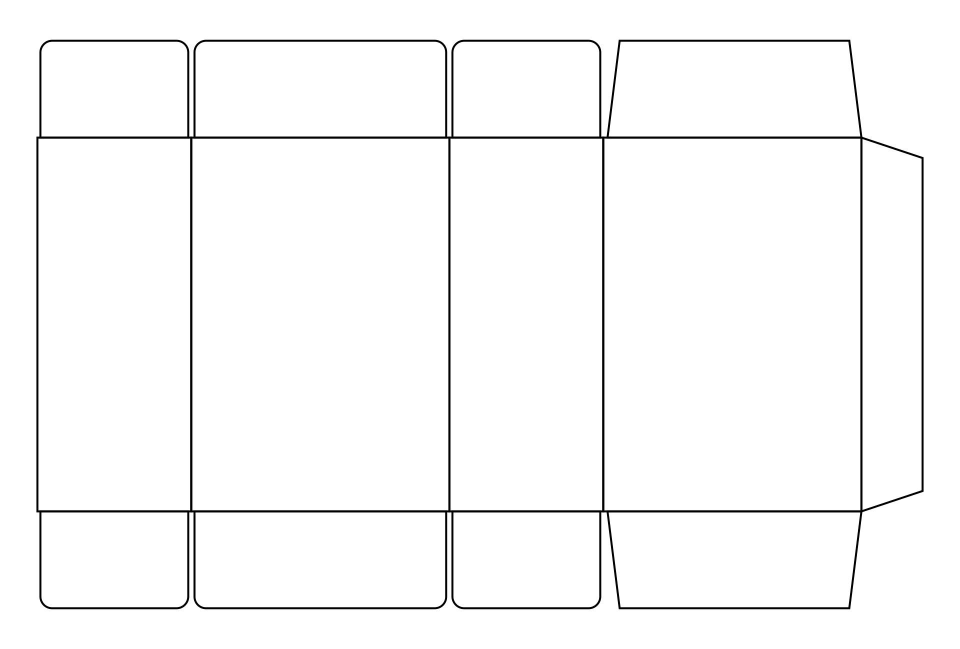
#> input picture dataset/img/img_1.jpg, 1920 x 1298 px (shown at 1/2 size)
$ jupyter execute --allow-errors demo_contours.ipynb
#> lines starting #> are read from the running program, lines starting #| are printed output that depends on the picture; after the words box and inside, x2 and y2 are one past the last pixel; in counts of white or black regions, pixels touching at a corner belong together
[cell 1]
import cv2
import numpy as np
import matplotlib.pyplot as plt

[cell 2]
# Reading image
font = cv2.FONT_HERSHEY_COMPLEX
img2 = cv2.imread('dataset/img/img_1.jpg', cv2.IMREAD_COLOR)
#> img2 is the input picture: shape (1298, 1920, 3); min 0, max 255, mean 249

# Reading same image in another
# variable and converting to gray scale.
img = cv2.imread('dataset/img/img_1.jpg', cv2.IMREAD_GRAYSCALE)
#> img: shape (1298, 1920); min 0, max 255, mean 249

# Converting image to a binary image
# ( black and white only image).
_, threshold = cv2.threshold(img, 110, 255, cv2.THRESH_BINARY)
#> threshold: shape (1298, 1920); 97.8% white; 1 black region

# Detecting contours in image.
contours, _= cv2.findContours(threshold, cv2.RETR_TREE,
                               cv2.CHAIN_APPROX_SIMPLE)
#> contours = 15 contours; largest, box (x1, y1, x2, y2) and area: (0, 0, 1920, 1298) 2488943, (72, 79, 1848, 1219) 1945823, (1209, 277, 1721, 1021) 379673, (385, 277, 897, 1021) 379673, (901, 277, 1204, 1021) 224386

# Going through every contours found in the image.
for cnt in contours :

    approx = cv2.approxPolyDP(cnt, 0.009 * cv2.arcLength(cnt, True), True)

    # draws boundary of contours.
    cv2.drawContours(img2, [approx], 0, (0, 0, 255), 5)

    # Used to flatted the array containing
    # the co-ordinates of the vertices.
    n = approx.ravel()
    i = 0

    for j in n :
        if(i % 2 == 0):
            x = n[i]
            y = n[i + 1]

            # String containing the co-ordinates.
            string = str(x) + " " + str(y)

            if(i == 0):
                # text on topmost co-ordinate.
                cv2.putText(img2, "Arrow tip", (x, y),
                                font, 0.5, (255, 0, 0))
            else:
                # text on remaining co-ordinates.
                cv2.putText(img2, string, (x, y),
                          font, 0.5, (0, 255, 0))
        i = i + 1
#> this loop made 15 passes
#> n on passes 1, 3, 5, 7, 8, 9, 10, 11, 12, 13, 14, 15: [0, 0, 0, 1297, 1919, 1297, 1919, 0], [1217, 1025, 1241, 1214, 1696, 1214, 1720, 1025], [391, 1025, 403, 1212, 870, 1214, 889, 1199, 889, 1025], [1725, 278, 1726, 1019, 1842, 980, 1842, 317], [1209, 277, 1209, 1020, 1720, 1020, 1720, 277], [901, 277, 901, 1020, 1203, 1020, 1203, 277], [385, 277, 385, 1020, 896, 1020, 896, 277], [77, 277, 77, 1020, 379, 1020, 379, 277], [1241, 83, 1217, 272, 1720, 272, 1695, 83], [910, 93, 907, 272, 1198, 272, 1189, 87, 927, 83], [393, 94, 391, 272, 889, 272, 889, 98, 875, 84], [86, 93, 83, 272, 374, 272, 365, 87, 103, 83]
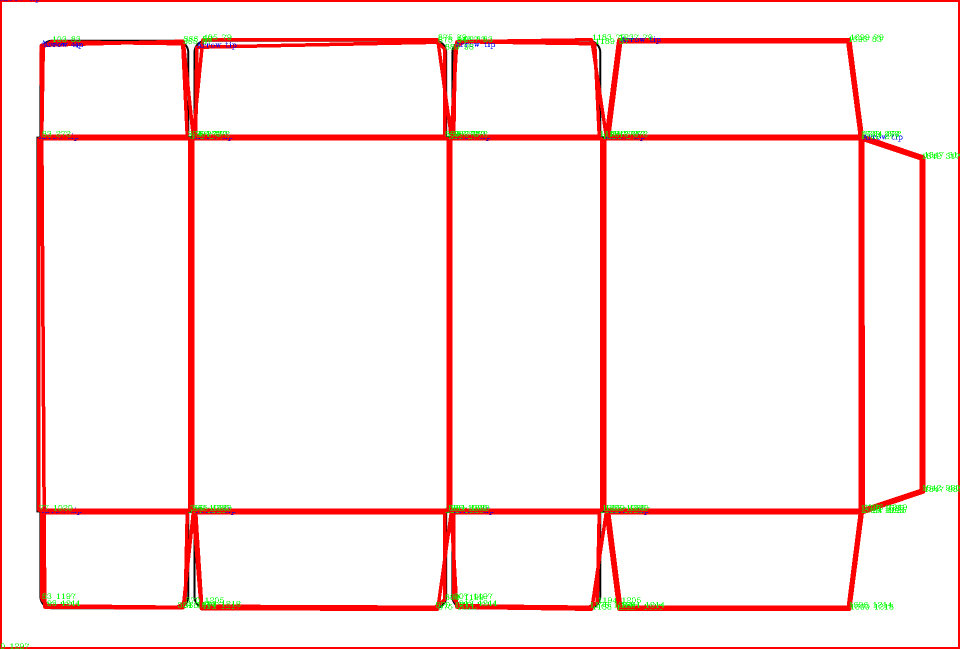
#> img2: shape (1298, 1920, 3) (shown at 1/2 size); 7.93% of pixels changed, all inside (x1, y1, x2, y2) = (0, 0, 1920, 1298)

[cell 3]
plt.imshow(img2, 'gray')

#> (a cell that did not finish here is left out)

[cell 5]
plt.imshow(img, 'gray')

[cell 6]
def normalize_filled(img):
    img = cv2.cvtColor(img, cv2.COLOR_BGR2GRAY)
    ret, thresh2 = cv.threshold(img, 127, 255,0)
    contours,hierarchy = cv.findContours(thresh,2,1)
    print(hierarchy)
    print(len(contours))
    # fill shape
    cv2.fillPoly(img, pts=contours, color=(255,255,255))
    bounding_rect = cv2.boundingRect(cnt[0])
    print(bounding_rect)
    # img_cropped_bounding_rect = img[bounding_rect[1]:bounding_rect[1] + bounding_rect[3], bounding_rect[0]:bounding_rect[0] + bounding_rect[2]]
    # resize all to same size
    img_resized = cv2.resize(img, (300, 300))
    return img_resized

#> (a cell that did not finish here is left out)

[cell 8]
plt.imshow(img, 'gray')

[cell 9]
filename = 'dataset/img/img_1.jpg'
#> (the rest of this cell did not finish here and is left out)

[cell 10]
plt.imshow(img, 'gray')

[cell 11]
import cv2 as cv
filename = 'dataset/img/img_1.jpg'
img = cv.imread(filename)
gray = cv.cvtColor(img,cv.COLOR_BGR2GRAY)
# find Harris corners
gray = np.float32(gray)
dst = cv.cornerHarris(gray,2,3,0.04)
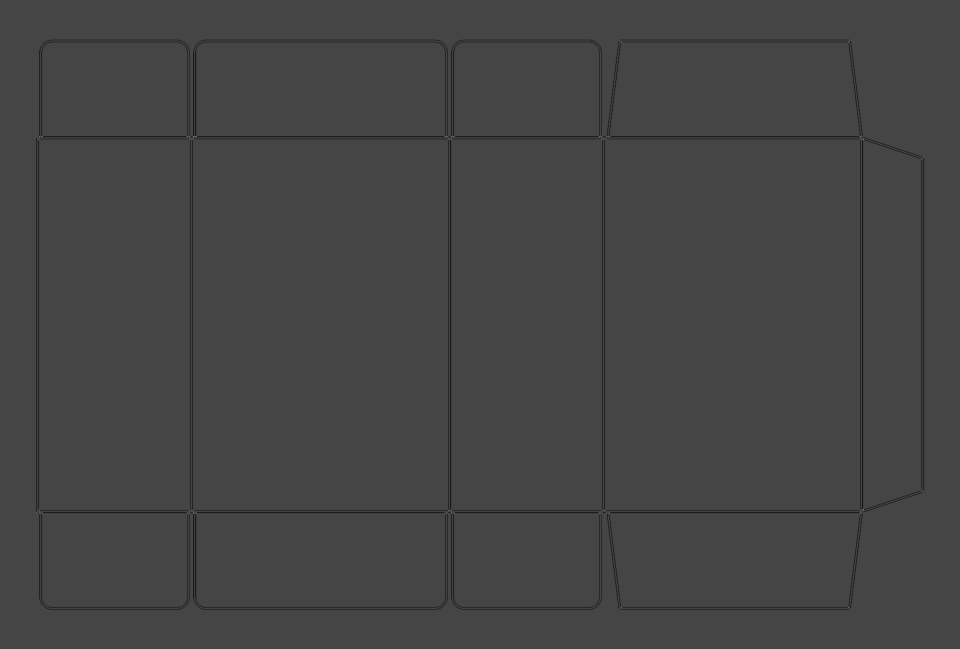
#> dst: shape (1298, 1920) float32 (shown at 1/2 size); min -162605856, max 437042624, mean -1834790.5; drawn with min black and max white
dst = cv.dilate(dst,None)
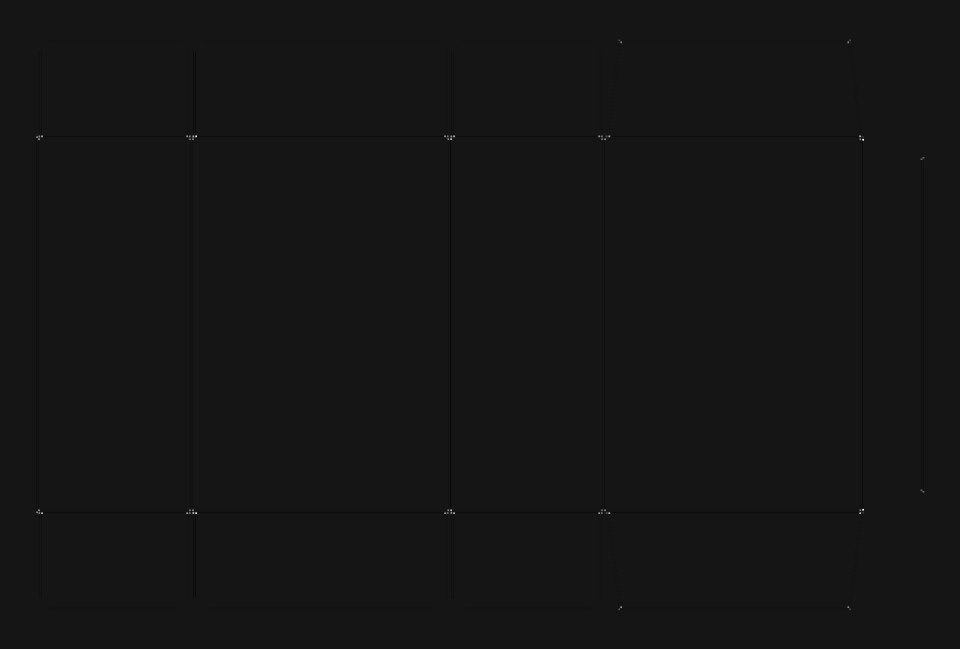
#> dst: shape (1298, 1920) float32 (shown at 1/2 size); min -39692520, max 437042624, mean -102545.8; drawn with min black and max white
ret, dst = cv.threshold(dst,0.01*dst.max(),255,0)
#> dst: shape (1298, 1920) float32; 0.05% white; 46 white regions (24 under 20 px), largest, box (x1, y1, x2, y2) and area: (1236, 1212, 1244, 1221) 39, (372, 271, 382, 275) 38, (384, 271, 389, 281) 38
#> ret = 4370426.2
dst = np.uint8(dst)
# find centroids
ret, labels, stats, centroids = cv.connectedComponentsWithStats(dst)
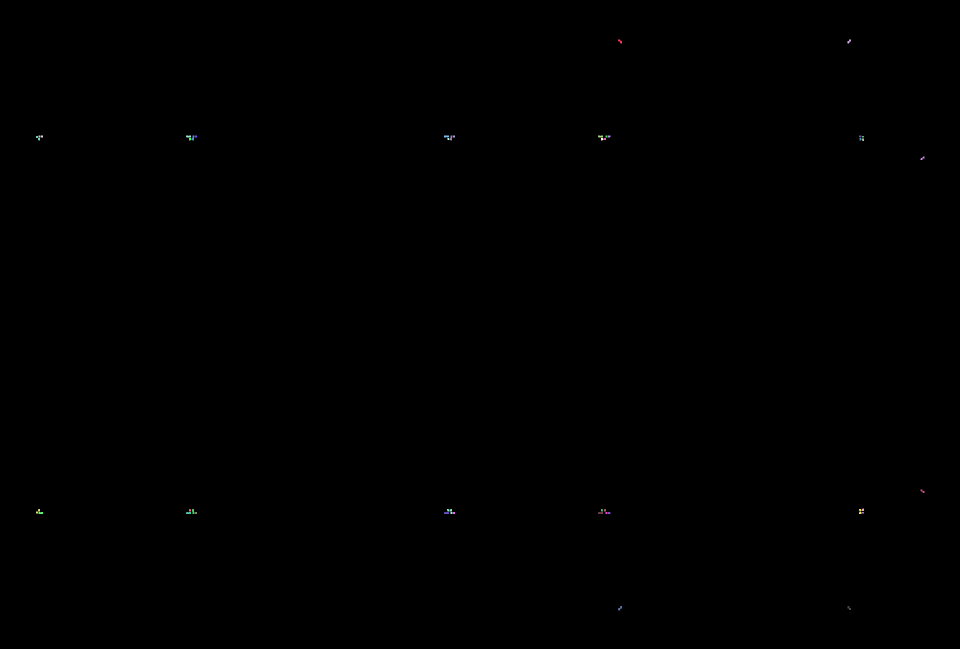
#> labels: shape (1298, 1920) int32 (shown at 1/2 size); 47 distinct labels, from 0 to 46; one colour per label, 0 black
#> ret = 47; stats = 47 rows, first 6: [0, 0, 1920, 1298, 2491018], [1236, 79, 8, 8, 36], [1695, 79, 7, 8, 34], [77, 271, 4, 4, 16], [82, 271, 4, 4, 16], [372, 271, 10, 4, 38]; centroids = 47 pairs, first value 75.71 to 1844.6, second value 82.25 to 1216.1
# define the criteria to stop and refine the corners
criteria = (cv.TERM_CRITERIA_EPS + cv.TERM_CRITERIA_MAX_ITER, 100, 0.001)
corners = cv.cornerSubPix(gray,np.float32(centroids),(5,5),(-1,-1),criteria)
#> corners = 47 pairs, first value 74.22 to 1845.6, second value 79.77 to 1217.2
# Now draw them
res = np.hstack((centroids,corners))
#> res = 47 rows, first 6: [959.5, 648.5, 959.5, 648.5], [1239.8, 82.25, 1237.7, 79.77], [1697.8, 82.35, 1699.3, 79.79], [78.5, 272.5, 74.33, 273.7], [83.5, 272.5, 83.5, 272.5], [376.6, 272.5, 377.5, 274.7]
res = np.int0(res)
#> res = 47 rows, first 6: [959, 648, 959, 648], [1239, 82, 1237, 79], [1697, 82, 1699, 79], [78, 272, 74, 273], [83, 272, 83, 272], [376, 272, 377, 274]
img[res[:,1],res[:,0]]=[0,0,255]
#> img: shape (1298, 1920, 3)
img[res[:,3],res[:,2]] = [0,255,0]
#> img: shape (1298, 1920, 3); mean B, G, R 249, 249, 249

$ run again, with dataset/img/img_2.jpg copied over dataset/img/img_1.jpg
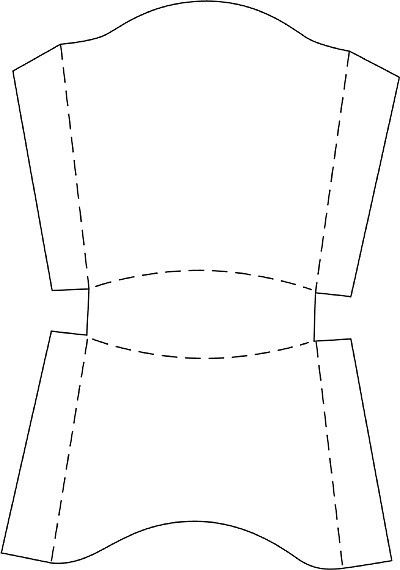
#> input picture dataset/img/img_2.jpg, 400 x 570 px
#> img2 is the input picture: shape (570, 400, 3); mean B, G, R 250.6, 250.6, 250.6
#> `_, threshold = cv2.threshold(img, 110, 255, cv2.THRESH_BINARY)`:
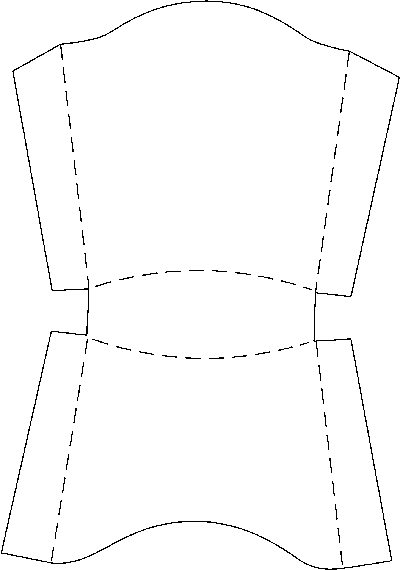
#> threshold: shape (570, 400); 98.5% white; black in thin lines or dots
#> contours = 155 contours, 49 with area under 20; largest, box (x1, y1, x2, y2) and area: (0, 0, 400, 570) 226676, (312, 264, 359, 358) 383, (46, 261, 90, 338) 358, (145, 520, 243, 530) 216, (11, 66, 26, 140) 168
#> the loop `for cnt in contours : ` made 155 passes
#> n on passes 1, 4, 5: [0, 0, 0, 569, 399, 569, 399, 0], [300, 561, 301, 560, 302, 560, 303, 561, 302, 562, 301, 562], [297, 559, 298, 558, 299, 558, 301, 560, 300, 561, 299, 561]
#> `ret, dst = cv.threshold(dst,0.01*dst.max(),255,0)`: ret = 3402210.2
#> labels: shape (570, 400) int32; 137 distinct labels, from 0 to 136
#> `ret, labels, stats, centroids = cv.connectedComponentsWithStats(dst)`: ret = 137; stats = 137 rows, first 6: [0, 0, 400, 570, 225050], [190, 0, 3, 3, 9], [221, 0, 3, 3, 9], [58, 44, 7, 6, 34], [346, 50, 7, 6, 36], [60, 58, 5, 4, 19]; centroids = 137 pairs, first value 1.94 to 398.5, second value 1 to 568.5
#> corners = 137 pairs, first value 0.553 to 398.5, second value 1.15 to 567.7
#> `res = np.hstack((centroids,corners))`: res = 137 rows, first 6: [199.4, 284.2, 199.4, 284.2], [191, 1, 193.9, 1.15], [222, 1, 218.2, 1.19], [60.56, 46.15, 59.52, 43.66], [349.1, 52.5, 349.1, 50.59], [62.11, 59.42, 61.97, 59.55]
#> `res = np.int0(res)`: res = 137 rows, first 6: [199, 284, 199, 284], [191, 1, 193, 1], [222, 1, 218, 1], [60, 46, 59, 43], [349, 52, 349, 50], [62, 59, 61, 59]
#> `img[res[:,3],res[:,2]] = [0,255,0]`:
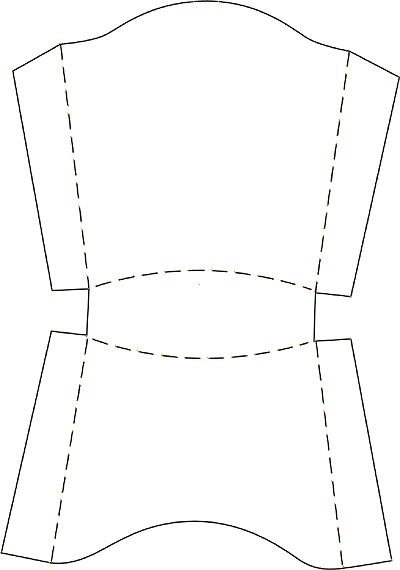
#> img: shape (570, 400, 3); mean B, G, R 250.5, 250.6, 250.6

$ run again, with dataset/img/img_3.jpg copied over dataset/img/img_1.jpg
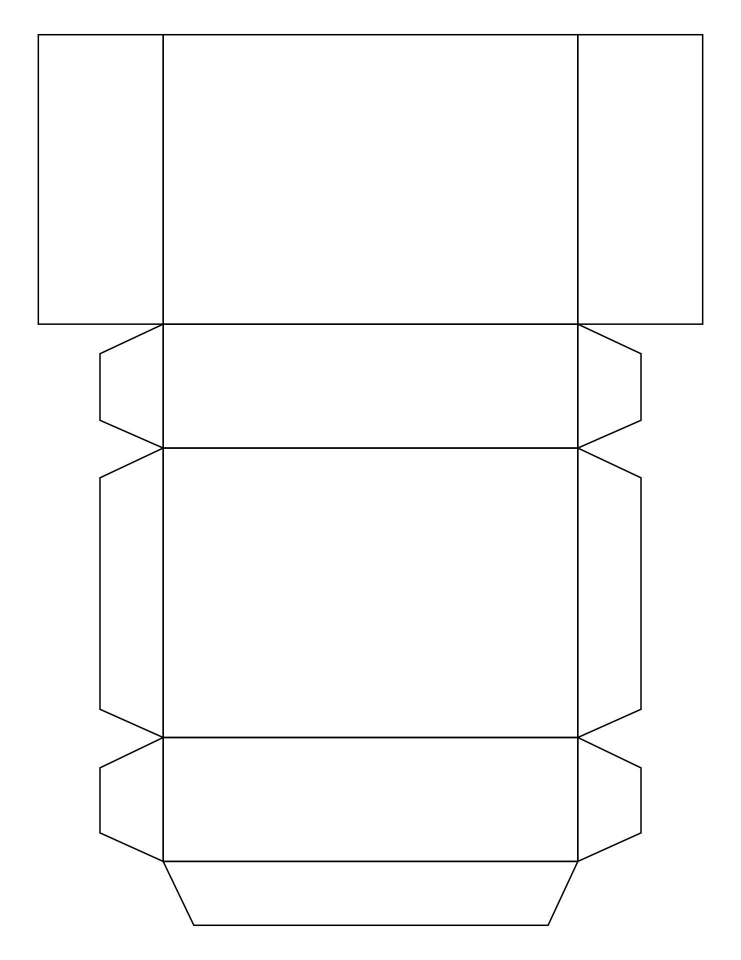
#> input picture dataset/img/img_3.jpg, 1482 x 1920 px (shown at 1/2 size)
#> img2 is the input picture: shape (1920, 1482, 3); min 0, max 255, mean 251.1
#> threshold: shape (1920, 1482); 98.6% white; 1 black region
#> contours = 15 contours; largest, box (x1, y1, x2, y2) and area: (0, 0, 1482, 1920) 2842039, (74, 67, 1408, 1853) 1999356, (328, 71, 1154, 647) 474375, (328, 898, 1154, 1473) 473550, (328, 1477, 1154, 1721) 200475
#> the loop `for cnt in contours : ` made 15 passes
#> n on passes 1, 3, 4, 5, 6, 7, 8, 9: [0, 0, 0, 1919, 1481, 1919, 1481, 0], [329, 1724, 388, 1848, 1095, 1848, 1152, 1725], [1157, 1478, 1159, 1719, 1280, 1664, 1280, 1537], [322, 1478, 201, 1537, 201, 1664, 324, 1719], [328, 1477, 328, 1720, 1153, 1720, 1153, 1477], [1157, 899, 1159, 1471, 1280, 1416, 1280, 957], [322, 899, 201, 957, 201, 1416, 324, 1471], [328, 898, 328, 1472, 1153, 1472, 1153, 898]
#> after the loop `for cnt in contours :`:
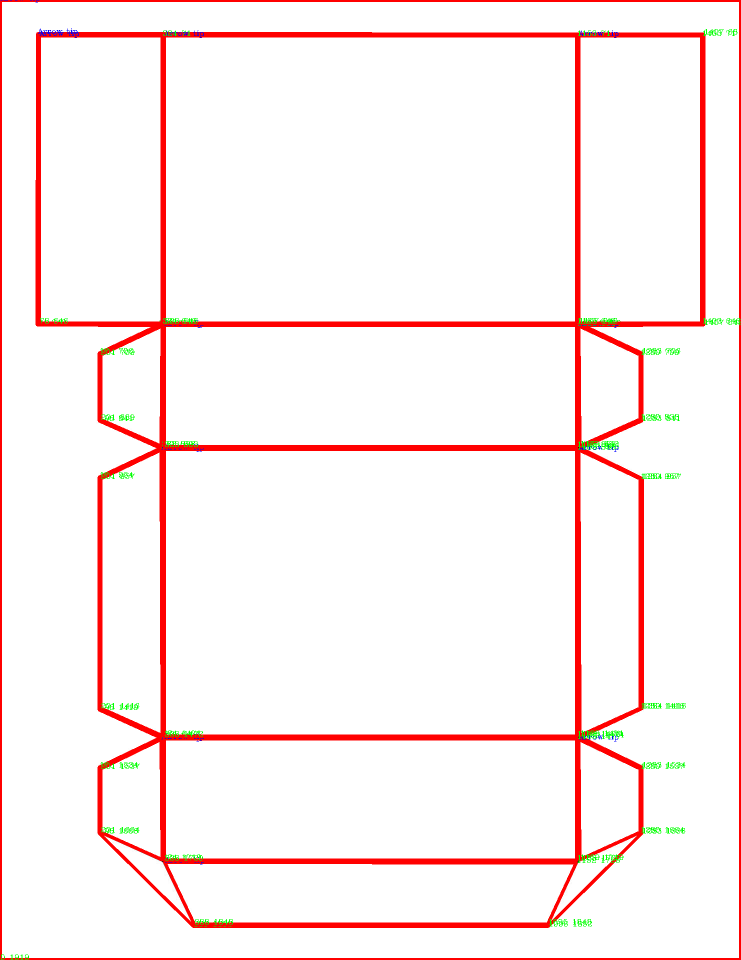
#> img2: shape (1920, 1482, 3) (shown at 1/2 size); 6.61% of pixels changed, all inside (x1, y1, x2, y2) = (0, 0, 1482, 1920)
#> `dst = cv.cornerHarris(gray,2,3,0.04)`:
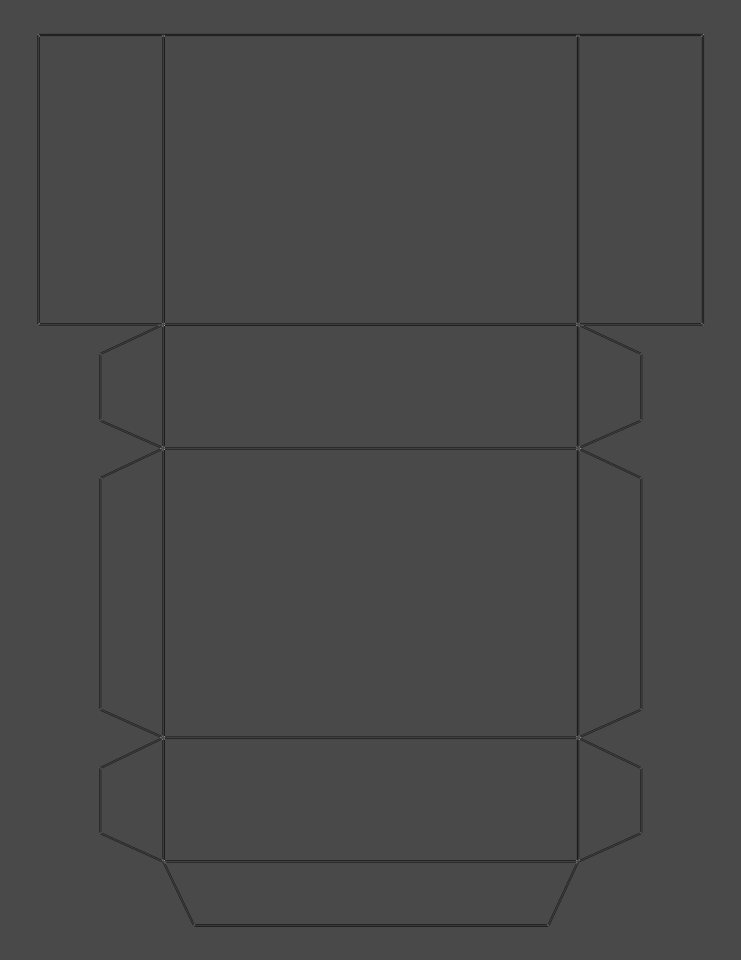
#> dst: shape (1920, 1482) float32 (shown at 1/2 size); min -161960096, max 397579776, mean -1666270.2; drawn with min black and max white
#> `ret, dst = cv.threshold(dst,0.01*dst.max(),255,0)`: ret = 3975797.8
#> labels: shape (1920, 1482) int32; 31 distinct labels, from 0 to 30
#> `ret, labels, stats, centroids = cv.connectedComponentsWithStats(dst)`: ret = 31; stats = 31 rows, first 6: [0, 0, 1482, 1920, 2844110], [74, 67, 7, 7, 31], [1402, 67, 7, 7, 31], [322, 70, 9, 4, 35], [1152, 70, 9, 4, 35], [74, 645, 7, 7, 31]; centroids = 31 pairs, first value 77 to 1405, second value 70 to 1850.1
#> corners = 31 pairs, first value 75.5 to 1405.5, second value 68.36 to 1850.4
#> `res = np.hstack((centroids,corners))`: res = 31 rows, first 6: [740.5, 959.5, 740.5, 959.5], [77, 70, 75.5, 68.36], [1405, 70, 1405.5, 68.38], [326.1, 71.54, 326.2, 68.58], [1155.9, 71.54, 1154.9, 68.61], [77, 648, 75.51, 648.5]
#> `res = np.int0(res)`: res = 31 rows, first 6: [740, 959, 740, 959], [77, 70, 75, 68], [1405, 70, 1405, 68], [326, 71, 326, 68], [1155, 71, 1154, 68], [77, 648, 75, 648]
